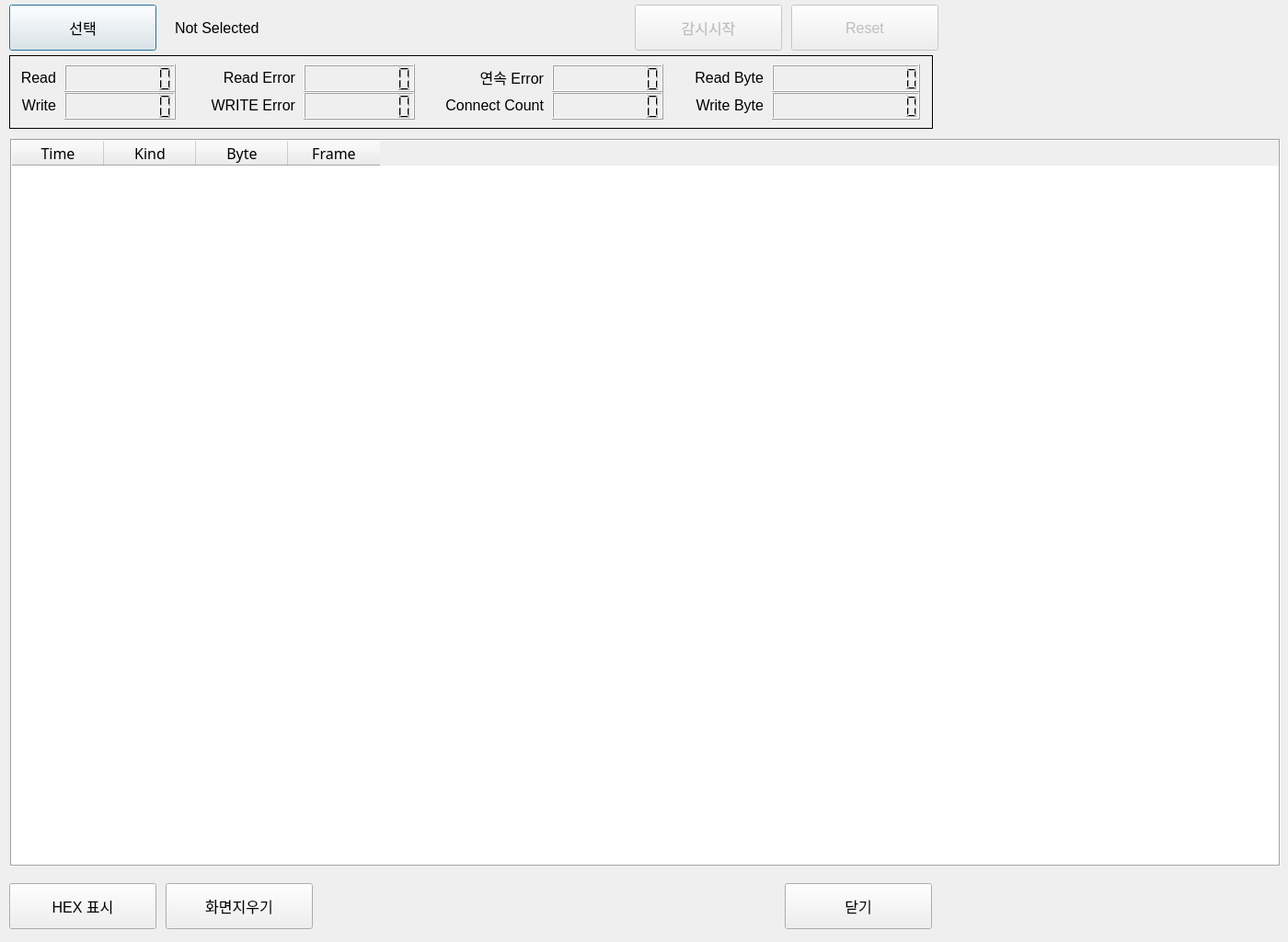
<?xml version="1.0" encoding="UTF-8"?>
<ui version="4.0">
 <class>CComMon2</class>
 <widget class="QDialog" name="CComMon2">
  <property name="geometry">
   <rect>
    <x>0</x>
    <y>0</y>
    <width>1400</width>
    <height>1024</height>
   </rect>
  </property>
  <property name="font">
   <font>
    <pointsize>12</pointsize>
   </font>
  </property>
  <property name="windowTitle">
   <string>Dialog</string>
  </property>
  <widget class="QPushButton" name="btnSelect">
   <property name="geometry">
    <rect>
     <x>10</x>
     <y>5</y>
     <width>160</width>
     <height>50</height>
    </rect>
   </property>
   <property name="text">
    <string>선택</string>
   </property>
  </widget>
  <widget class="QLabel" name="label">
   <property name="geometry">
    <rect>
     <x>190</x>
     <y>5</y>
     <width>481</width>
     <height>50</height>
    </rect>
   </property>
   <property name="text">
    <string>Not Selected</string>
   </property>
  </widget>
  <widget class="QPushButton" name="btnMonStart">
   <property name="enabled">
    <bool>false</bool>
   </property>
   <property name="geometry">
    <rect>
     <x>690</x>
     <y>5</y>
     <width>160</width>
     <height>50</height>
    </rect>
   </property>
   <property name="text">
    <string>감시시작</string>
   </property>
   <property name="checkable">
    <bool>true</bool>
   </property>
  </widget>
  <widget class="QPushButton" name="btnClear">
   <property name="geometry">
    <rect>
     <x>180</x>
     <y>960</y>
     <width>160</width>
     <height>50</height>
    </rect>
   </property>
   <property name="text">
    <string>화면지우기</string>
   </property>
  </widget>
  <widget class="QPushButton" name="ok">
   <property name="geometry">
    <rect>
     <x>853</x>
     <y>960</y>
     <width>160</width>
     <height>50</height>
    </rect>
   </property>
   <property name="text">
    <string>닫기</string>
   </property>
  </widget>
  <widget class="QPushButton" name="btnHexDisp">
   <property name="geometry">
    <rect>
     <x>10</x>
     <y>960</y>
     <width>160</width>
     <height>50</height>
    </rect>
   </property>
   <property name="text">
    <string>HEX 표시</string>
   </property>
   <property name="checkable">
    <bool>true</bool>
   </property>
  </widget>
  <widget class="QFrame" name="frame">
   <property name="geometry">
    <rect>
     <x>10</x>
     <y>60</y>
     <width>1004</width>
     <height>80</height>
    </rect>
   </property>
   <property name="frameShape">
    <enum>QFrame::Box</enum>
   </property>
   <property name="frameShadow">
    <enum>QFrame::Plain</enum>
   </property>
   <widget class="QLabel" name="label_3">
    <property name="geometry">
     <rect>
      <x>0</x>
      <y>34</y>
      <width>51</width>
      <height>40</height>
     </rect>
    </property>
    <property name="text">
     <string>Write</string>
    </property>
    <property name="alignment">
     <set>Qt::AlignRight|Qt::AlignTrailing|Qt::AlignVCenter</set>
    </property>
   </widget>
   <widget class="QLabel" name="label_8">
    <property name="geometry">
     <rect>
      <x>220</x>
      <y>4</y>
      <width>91</width>
      <height>40</height>
     </rect>
    </property>
    <property name="text">
     <string>Read Error</string>
    </property>
    <property name="alignment">
     <set>Qt::AlignRight|Qt::AlignTrailing|Qt::AlignVCenter</set>
    </property>
   </widget>
   <widget class="QLabel" name="label_12">
    <property name="geometry">
     <rect>
      <x>470</x>
      <y>34</y>
      <width>111</width>
      <height>40</height>
     </rect>
    </property>
    <property name="text">
     <string>Connect Count</string>
    </property>
    <property name="alignment">
     <set>Qt::AlignRight|Qt::AlignTrailing|Qt::AlignVCenter</set>
    </property>
   </widget>
   <widget class="QLabel" name="label_10">
    <property name="geometry">
     <rect>
      <x>470</x>
      <y>4</y>
      <width>111</width>
      <height>40</height>
     </rect>
    </property>
    <property name="text">
     <string>연속 Error</string>
    </property>
    <property name="alignment">
     <set>Qt::AlignRight|Qt::AlignTrailing|Qt::AlignVCenter</set>
    </property>
   </widget>
   <widget class="QLabel" name="label_6">
    <property name="geometry">
     <rect>
      <x>220</x>
      <y>34</y>
      <width>91</width>
      <height>40</height>
     </rect>
    </property>
    <property name="text">
     <string>WRITE Error</string>
    </property>
    <property name="alignment">
     <set>Qt::AlignRight|Qt::AlignTrailing|Qt::AlignVCenter</set>
    </property>
   </widget>
   <widget class="QLabel" name="label_2">
    <property name="geometry">
     <rect>
      <x>0</x>
      <y>4</y>
      <width>51</width>
      <height>40</height>
     </rect>
    </property>
    <property name="text">
     <string>Read</string>
    </property>
    <property name="alignment">
     <set>Qt::AlignRight|Qt::AlignTrailing|Qt::AlignVCenter</set>
    </property>
   </widget>
   <widget class="QLabel" name="label_14">
    <property name="geometry">
     <rect>
      <x>730</x>
      <y>34</y>
      <width>90</width>
      <height>40</height>
     </rect>
    </property>
    <property name="text">
     <string>Write Byte</string>
    </property>
    <property name="alignment">
     <set>Qt::AlignRight|Qt::AlignTrailing|Qt::AlignVCenter</set>
    </property>
   </widget>
   <widget class="QLabel" name="label_15">
    <property name="geometry">
     <rect>
      <x>730</x>
      <y>4</y>
      <width>90</width>
      <height>40</height>
     </rect>
    </property>
    <property name="text">
     <string>Read Byte</string>
    </property>
    <property name="alignment">
     <set>Qt::AlignRight|Qt::AlignTrailing|Qt::AlignVCenter</set>
    </property>
   </widget>
   <widget class="QLCDNumber" name="readCnt">
    <property name="geometry">
     <rect>
      <x>60</x>
      <y>10</y>
      <width>121</width>
      <height>30</height>
     </rect>
    </property>
    <property name="digitCount">
     <number>8</number>
    </property>
   </widget>
   <widget class="QLCDNumber" name="writeCnt">
    <property name="geometry">
     <rect>
      <x>60</x>
      <y>40</y>
      <width>121</width>
      <height>30</height>
     </rect>
    </property>
    <property name="digitCount">
     <number>8</number>
    </property>
   </widget>
   <widget class="QLCDNumber" name="readError">
    <property name="geometry">
     <rect>
      <x>320</x>
      <y>10</y>
      <width>121</width>
      <height>30</height>
     </rect>
    </property>
    <property name="digitCount">
     <number>8</number>
    </property>
   </widget>
   <widget class="QLCDNumber" name="writeError">
    <property name="geometry">
     <rect>
      <x>320</x>
      <y>40</y>
      <width>121</width>
      <height>30</height>
     </rect>
    </property>
    <property name="digitCount">
     <number>8</number>
    </property>
   </widget>
   <widget class="QLCDNumber" name="connectCount">
    <property name="geometry">
     <rect>
      <x>590</x>
      <y>40</y>
      <width>121</width>
      <height>30</height>
     </rect>
    </property>
    <property name="digitCount">
     <number>8</number>
    </property>
   </widget>
   <widget class="QLCDNumber" name="continuError">
    <property name="geometry">
     <rect>
      <x>590</x>
      <y>10</y>
      <width>121</width>
      <height>30</height>
     </rect>
    </property>
    <property name="digitCount">
     <number>8</number>
    </property>
   </widget>
   <widget class="QLCDNumber" name="totalWrite">
    <property name="geometry">
     <rect>
      <x>829</x>
      <y>40</y>
      <width>161</width>
      <height>30</height>
     </rect>
    </property>
    <property name="digitCount">
     <number>12</number>
    </property>
   </widget>
   <widget class="QLCDNumber" name="totalRead">
    <property name="geometry">
     <rect>
      <x>829</x>
      <y>10</y>
      <width>161</width>
      <height>30</height>
     </rect>
    </property>
    <property name="digitCount">
     <number>12</number>
    </property>
   </widget>
  </widget>
  <widget class="QPushButton" name="btnReset">
   <property name="enabled">
    <bool>false</bool>
   </property>
   <property name="geometry">
    <rect>
     <x>860</x>
     <y>5</y>
     <width>160</width>
     <height>50</height>
    </rect>
   </property>
   <property name="text">
    <string>Reset</string>
   </property>
  </widget>
  <widget class="QTableWidget" name="tableFrame">
   <property name="geometry">
    <rect>
     <x>11</x>
     <y>151</y>
     <width>1381</width>
     <height>791</height>
    </rect>
   </property>
   <property name="font">
    <font>
     <family>나눔고딕_코딩</family>
     <pointsize>12</pointsize>
    </font>
   </property>
   <property name="frameShape">
    <enum>QFrame::Box</enum>
   </property>
   <property name="editTriggers">
    <set>QAbstractItemView::NoEditTriggers</set>
   </property>
   <property name="alternatingRowColors">
    <bool>true</bool>
   </property>
   <property name="selectionMode">
    <enum>QAbstractItemView::SingleSelection</enum>
   </property>
   <property name="selectionBehavior">
    <enum>QAbstractItemView::SelectRows</enum>
   </property>
   <property name="textElideMode">
    <enum>Qt::ElideMiddle</enum>
   </property>
   <property name="cornerButtonEnabled">
    <bool>false</bool>
   </property>
   <column>
    <property name="text">
     <string>Time</string>
    </property>
   </column>
   <column>
    <property name="text">
     <string>Kind</string>
    </property>
   </column>
   <column>
    <property name="text">
     <string>Byte</string>
    </property>
   </column>
   <column>
    <property name="text">
     <string>Frame</string>
    </property>
   </column>
  </widget>
  <zorder>btnSelect</zorder>
  <zorder>label</zorder>
  <zorder>btnMonStart</zorder>
  <zorder>btnClear</zorder>
  <zorder>ok</zorder>
  <zorder>btnHexDisp</zorder>
  <zorder>frame</zorder>
  <zorder>btnReset</zorder>
  <zorder>verticalLayoutWidget</zorder>
  <zorder>tableFrame</zorder>
  <zorder>tableFrame</zorder>
 </widget>
 <resources/>
 <connections>
  <connection>
   <sender>ok</sender>
   <signal>clicked()</signal>
   <receiver>CComMon2</receiver>
   <slot>accept()</slot>
   <hints>
    <hint type="sourcelabel">
     <x>905</x>
     <y>564</y>
    </hint>
    <hint type="destinationlabel">
     <x>511</x>
     <y>299</y>
    </hint>
   </hints>
  </connection>
 </connections>
</ui>
